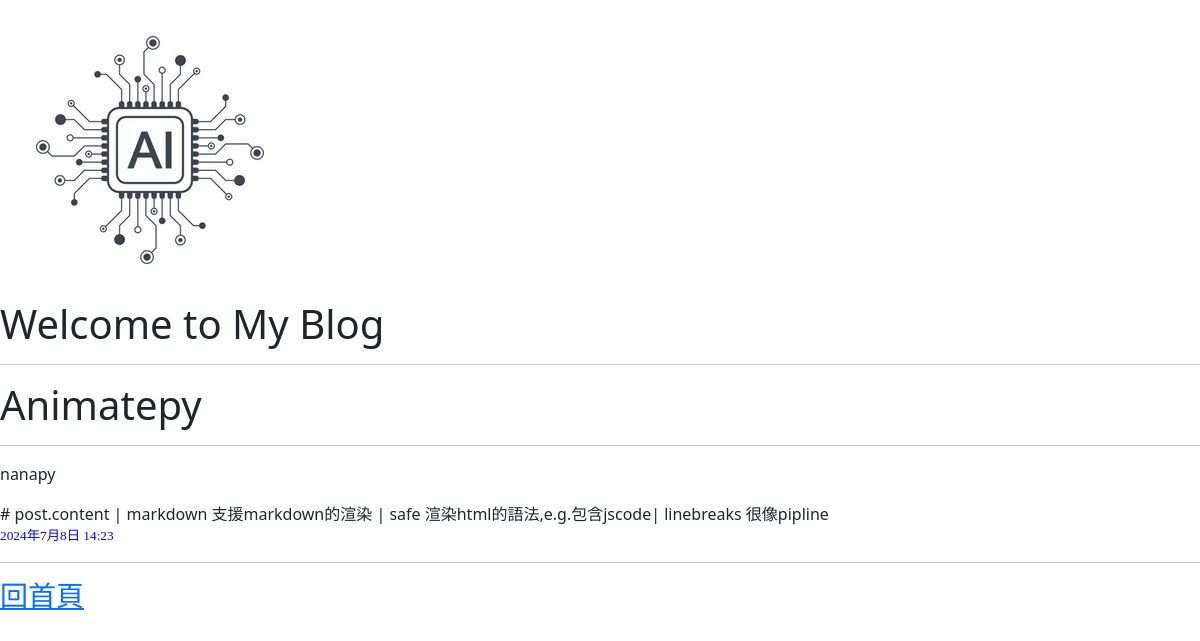
The page /post/animateslo on the database its author committed.
### blog_spot/models.py (models this page shows, shortened)
class Post(models.Model):
    title = models.CharField(max_length=200)
    slug = models.CharField(max_length= 200)
    content = models.TextField()
    pub_date = models.DateTimeField(auto_now_add=True)
    class Meta:
        ordering = ['-pub_date']

### blog_spot/views.py (the view)
# urls.py: path('post/<slug:slug>', showPost),
def showPost(requests, slug):
    try:
        post = Post.objects.get(slug=slug) #urlencoding
    except ObjectDoesNotExist:
        return redirect('/')
    except MultipleObjectsReturned:
        return redirect('/')
    return render(requests, 'pages/post.html', locals())

### libraries/filter/markdown_filter.py (called while the page is built)
@register.filter()
@stringfilter
def markdown(value):
    return md.markdown(value, extensions=['markdown.extensions.fenced_code'])

### templates/pages/post.html (shortened to what this page needs)
<html>
    <head>
    </head>
    <body>
        {% extends "scaffolds/base.html" %}
        {% block content %}
            <h1>{{ post.title }}</h1>
            <hr />
            {% load markdown_tag %}
            <p class="post_body">{{ post.content | markdown | safe | linebreaks }}</p>
#  post.content | markdown 支援markdown的渲染 | safe 渲染html的語法,e.g.包含jscode| linebreaks 很像pipline
            <p class="post_date">{{ post.pub_date }}</p>
        {% endblock %}

### templates/pages/post.html (style rules this page uses)
.post_body { font-family: 微軟正黑體; font-size: 10pt; font-weight: bold; letter-spacing: 1pt }
.post_date { color: blue; font-family: 微軟正黑體; font-size : 10pt }

### templates/components/header.css.html (style rules this page uses)
.post_body { font-family: 微軟正黑體; font-size: 10pt; font-weight: bold; letter-spacing: 1pt }
.post_date { color: blue; font-family: 微軟正黑體; font-size: 10pt; }

### rows shown on the page
Post: title "Animatepy", content "nanapy", pub_date "2024年7月8日 14:23"
